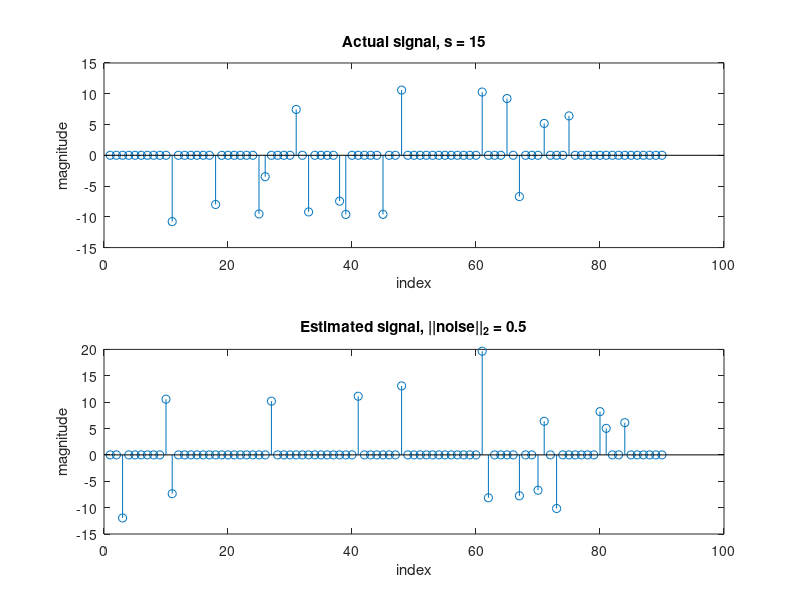

The MATLAB source for this figure:
clear all;
close all;
clc;

% Written in Matlab 2017a

% Meghasyam Tummalacherla
% ECE 285: Special Topics in Linear Algebra
% Part of the project Orthogonal Matching Pursuit (OMP) and variants

%% CoSaMP: Setting up the Problem

% Define the size of the random matrix phi = mxn
m = 50; % no. of rows
n = 90; % no. of columns

% The entries of phi are i.i.d entries draw from a standard normal
% distribution
phi_mat = randn(m,n);

% Making phi_mat a sample from the Uniform Spherical Ensemble (USE)
for col_no = 1:size(phi_mat,2)
    phi_mat(:, col_no) = phi_mat(:, col_no)/norm(phi_mat(:, col_no));
end

% Sparsity of the sparse vector
s0 = 15; % No of non zero elements in x
s0_actual = s0;

% Range of x is from [-10 -1] U [1 10] and it is a uniform distribution
% So we will construct a variable int_ind (interval indicator) which is a
% uniform variable which can take values <0.5 for the negative interval and
% >=0.5 for the positive interval.

% Based on the int_ind, we will now pick up a uniform sample from the
% selected interval

x = zeros(n,1); % Initializing x

% The intervals from which we pick up x
int_1 = [-10 -1];
int_2 = [10 1];

% Deciding the random positions of x, which contain the non zero values
x_pos = [];
while length(x_pos)<s0
    x_pos = unique(randi(n, [1 s0]));
end

% Filling up the non zero values from a uniform distribution
for j=1:s0
    
    % Choosing the interval
    int_ind = rand(1);
    
    if int_ind >=0.5
        int_curr = int_1;
    else
        int_curr = int_2;
    end
    
    % Drawing the uniform random value from the chosen interval
    curr_val = int_curr(1)*rand(1) + int_curr(2);
    
    % Filling up the non zero positions
    x(x_pos(j)) = curr_val;
    
end

% figure(1);
% subplot(2,1,1);
% stem(x);
% title('The sparse vector x');

% Generating the noise n_eta
sigma_eta = 1; % The variance of the noise signal
mean_eta = 0; % Mean of noise is zero (given)
n_eta = sigma_eta*randn([m 1]) + mean_eta;
n_eta = n_eta/norm(n_eta);% Making the noise unit norm
norm_n_eta = 0.5; % Setting the norm of the noise
n_eta = norm_n_eta*n_eta; 


%% The algorithm CoSaMP
u = phi_mat*x + n_eta;
% figure(1);
% subplot(2,1,2);
% stem(u);
% title('The measured signal u');

% Setting up initial parameters for the CoSaMP:
gamma_curr = u; % gamma_0
x_curr = 0*x; % Initial estimate of x
iter_no = 1;% Initialize the iteration index
error_iter_main = Inf; % Initialize the error in the iteration to a large no (Infinity here), as it will be updated later

% Stopping threshold for error
if norm_n_eta > 0
    thresh = norm_n_eta;
else
thresh = 10^-10; 
end

T_col_set = []; % Initialize the set of columns that are a support for the signal proxy
sup_col_now = []; % Initialize the suport of the current estimate of x
max_iter = 50; % Maximum number of iterations
err_vec = []; % Intialize the vector of errors across iterations
sparsity_est = s0; % The sparsity of the required answer ( e.g.,  we can have a 12 sparse estimate of a 15 sparse vector) 
s0 = sparsity_est; % Setting the sparsity of the required answer to the one specified above

while(iter_no < max_iter) % Check for stopping criteria
    iter_no = iter_no + 1; % Update iteration
    
    y = phi_mat'*gamma_curr; % Form signal proxy
    
    [val col_now] = sort(abs(y), 'descend'); % Sort the column using absolute values
    col_now = col_now(1:2*s0); % Find the 2*s0 most prominent components of the proxy
    col_now = col_now(:); % Making the set a column vector for consistency in the calculations below
    
    T_col_set = unique([sup_col_now; col_now]); % Merging the supports (in indices of the columns)
    
    % Finding the basis set of the merged support
    T_set =[];
    for col=1:length(T_col_set)
        T_set = [T_set phi_mat(:, T_col_set(col))];
    end
    
    % Stopping criteria, to see if any new data is added, if not then exit
    % the loop
    if length(sup_col_now) == length(T_col_set)
        break
    end
    
    % Finding the estimate of x in reduced dimension using the basis of the
    % merged support
    x_reduced_dim = pinv(T_set)*u;
    
    % Finding the s0 most promininent components of the reduced
    % dimension estimate of x, which will lead to the s0 approximation of x
    [val pos] = sort(abs(x_reduced_dim), 'descend');
    x_curr = zeros(size(x));
    for pos_no = 1:s0
        x_curr(T_col_set(pos(pos_no))) = x_reduced_dim(pos(pos_no));
    end
    
    % Updating the column support (sparsity s0) of the current estimate of x
    [val sup_col_now] = sort(abs(x_curr), 'descend');
    sup_col_now = sup_col_now(1:s0);
    
    % Updating the residual
    gamma_curr = u-phi_mat*x_curr;
    
    % Updating the error vector
    err_vec = [ err_vec norm(x_curr - x)];
    
    % Checking for the stopping criteria
    if norm(gamma_curr) < thresh
        break
    end   
    
end

% Plots to compare the actual signal and the estimated signal x_curr
figure(2);
subplot(2,1,1);
stem(x);
title(['Actual signal, s = ' num2str(s0_actual)]);
xlabel('index');
ylabel('magnitude');

subplot(2,1,2);
stem(x_curr);
title(['Estimated signal, ' '||noise||_2 = ' num2str(norm_n_eta)]);
xlabel('index');
ylabel('magnitude');
